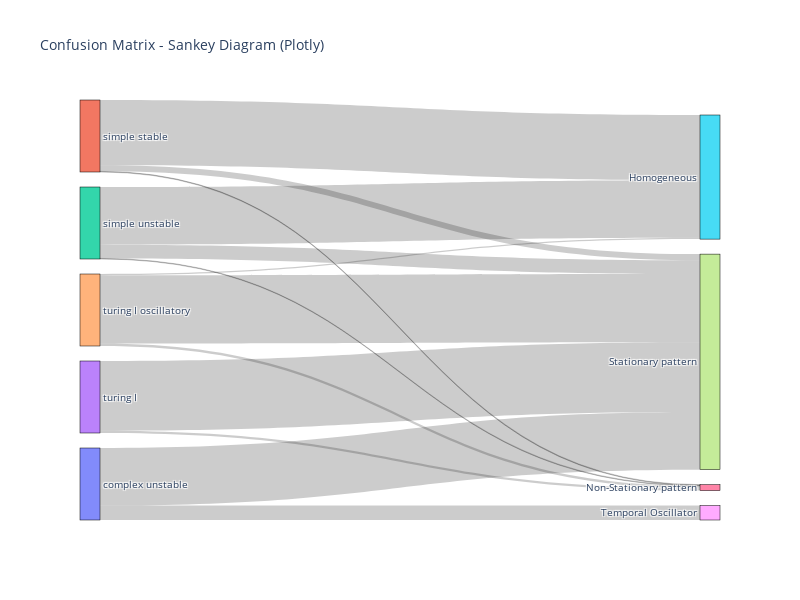

Write notebook code for a chart like this one.
### Code cell
labels =list( lsa_vs_numerical_cf.index)
columns = list(lsa_vs_numerical_cf.columns)
# Create the nodes for the Sankey Diagram
import plotly.graph_objects as go
import pandas as pd




# Create a list of node labels (inputs and outputs)
node_labels = labels + columns

color_list = ['blue', 'green', 'orange', 'purple', 'red','yellow','black','brown','pink']

input_colors={}
for l,c in zip(node_labels,color_list):
    input_colors[l]=c

# Prepare data for Plotly Sankey Diagram
link_source = []
link_target = []
link_value = []
link_color=[]

for i, row_label in enumerate(labels):
    # input_color = input_colors[row_label]
    # input_color='blue'

    for j, col_label in enumerate(columns):
        count = lsa_vs_numerical_cf.loc[row_label, col_label]
        link_source.append(i)
        link_target.append(len(labels) + j)
        link_value.append(count)
        # link_color.append(input_color)


# Create the Plotly Sankey Diagram
fig = go.Figure(data=[go.Sankey(
    node=dict(
        pad=15,
        thickness=20,
        line=dict(color="black", width=0.5),
        label=node_labels,
        # color=link_color,
    ),
    link=dict(
        source=link_source,
        target=link_target,
        value=link_value,
        # color=link_color
    )
)])

# Customize the plot layout
fig.update_layout(
    title_text="Confusion Matrix - Sankey Diagram (Plotly)",
    font_size=10,
    width=800,
    height=600,
)

# Show the plot
fig.show()

### Figure 1 — Plotly figure (JSON) as saved in the notebook; plotly's stock layout.template omitted (floating-point values rounded to 4 significant figures)
{"data": [{"link": {"source": [0, 0, 0, 0, 1, 1, 1, 1, 2, 2, 2, 2, 3, 3, 3, 3, 4, 4, 4, 4], "target": [5, 6, 7, 8, 5, 6, 7, 8, 5, 6, 7, 8, 5, 6, 7, 8, 5, 6, 7, 8], "value": [0, 0, 80, 20, 90.49, 0.9202, 8.589, 0, 80.17, 0.8264, 19.01, 0, 0, 3.03, 96.97, 0, 1.724, 3.448, 94.83, 0]}, "node": {"label": ["complex unstable", "simple stable", "simple unstable", "turing I", "turing I oscillatory", "Homogeneous", "Non-Stationary pattern", "Stationary pattern", "Temporal Oscillator"], "line": {"color": "black", "width": 0.5}, "pad": 15, "thickness": 20}, "type": "sankey"}], "layout": {"font": {"size": 10}, "height": 600, "title": {"text": "Confusion Matrix - Sankey Diagram (Plotly)"}, "width": 800}}
